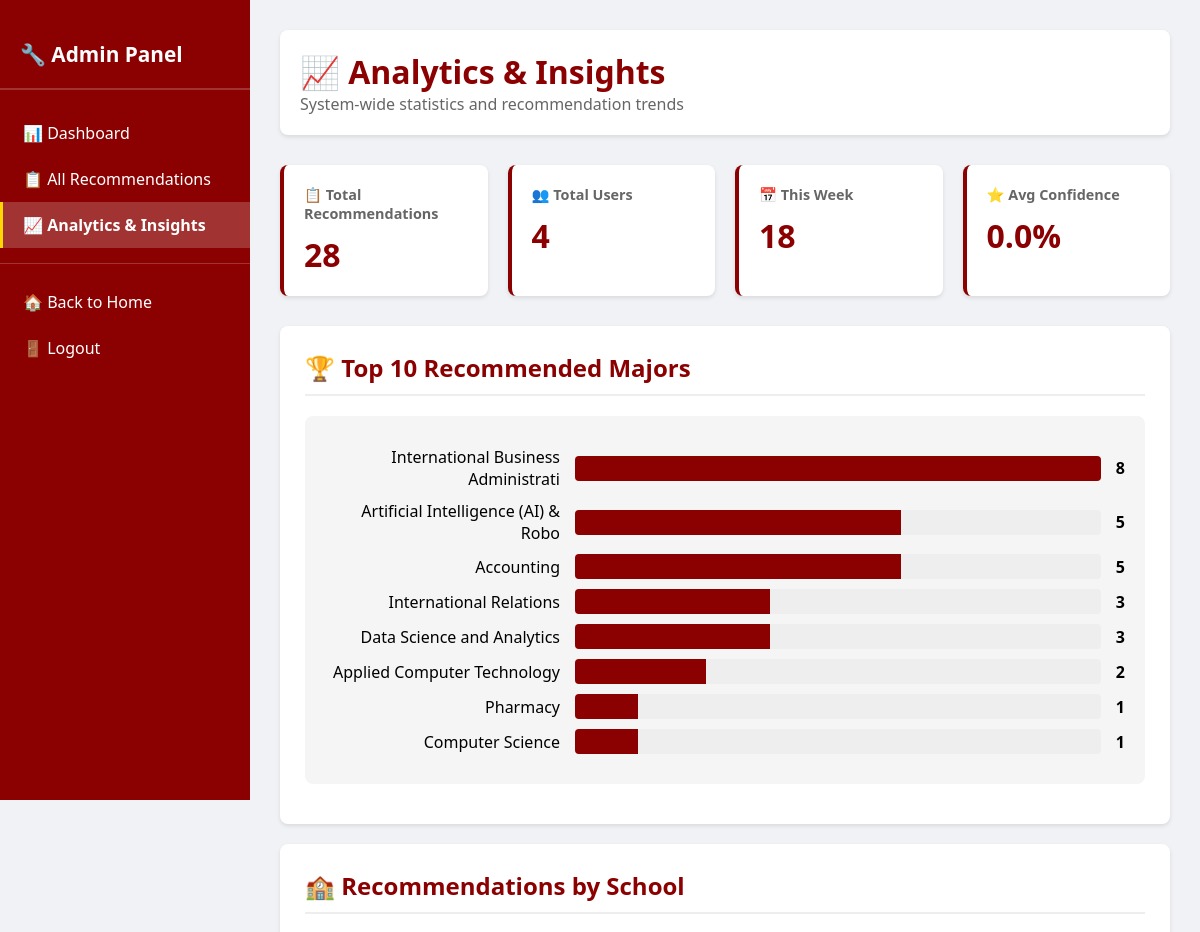
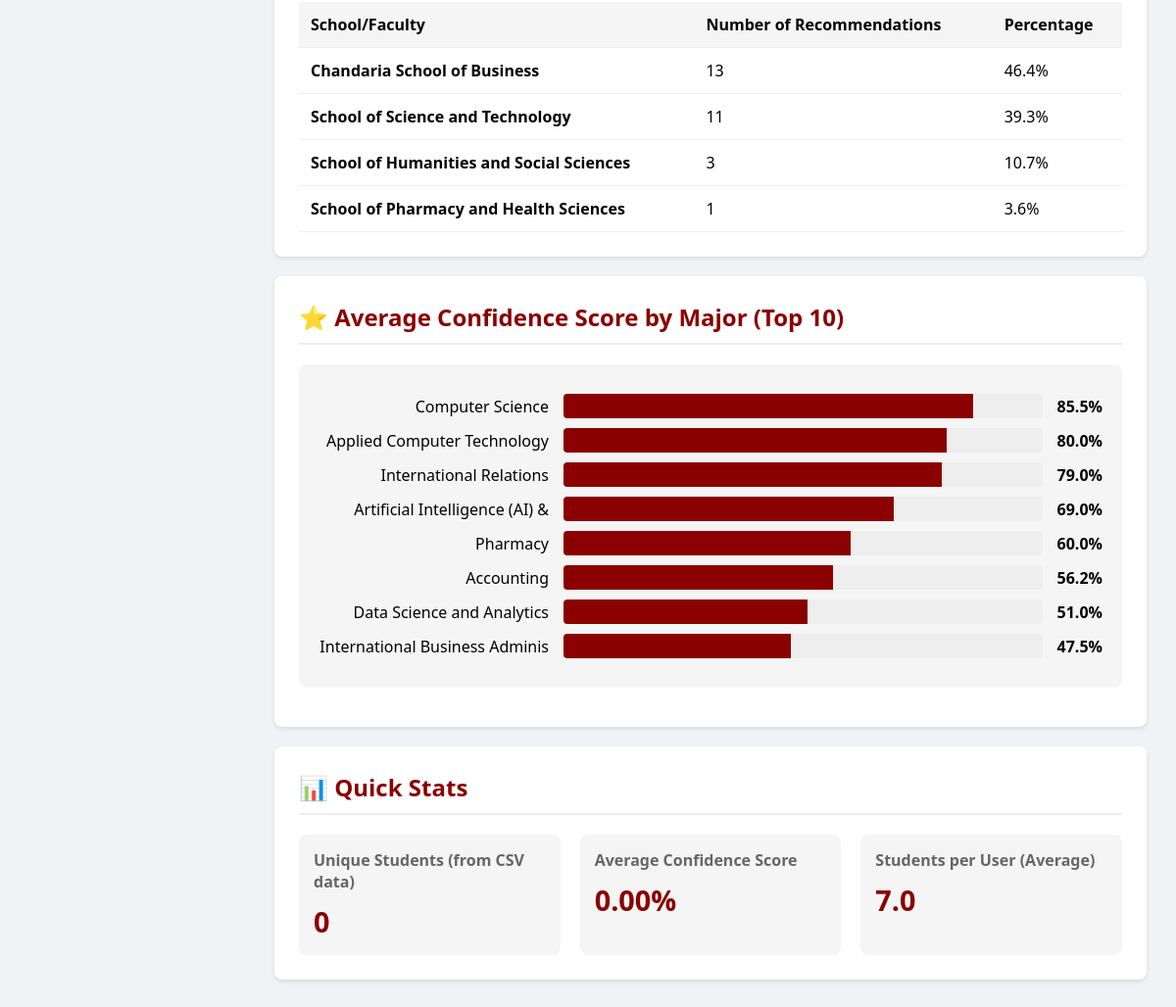
/admin/analytics (signed in), run on the app's committed database (2 pictures, top to bottom).
### app.py (models this page shows)
class Result(db.Model):
    id = db.Column(db.Integer, primary_key=True)
    major = db.Column(db.String(100), nullable=False)
    school = db.Column(db.String(100), nullable=False)
    confidence = db.Column(db.Float, nullable=False)
    timestamp = db.Column(db.DateTime, nullable=False, default=datetime.utcnow)
    user_id = db.Column(db.Integer, db.ForeignKey('user.id'), nullable=False)

### app.py (the view)
@app.route('/admin/analytics')
@login_required
def admin_analytics():
    if not current_user.is_admin:
        flash('Access Denied: Administrators only.', 'danger')
        return redirect(url_for('index'))
    total_recommendations = Result.query.count()
    total_users = User.query.count()
    top_majors = db.session.query(
        Result.major,
        func.count(Result.id).label('count')
    ).group_by(Result.major).order_by(desc(func.count(Result.id))).limit(10).all()
    top_schools = db.session.query(
        Result.school,
        func.count(Result.id).label('count')
    ).group_by(Result.school).order_by(desc(func.count(Result.id))).all()
    avg_confidence = db.session.query(
        Result.major,
        func.avg(Result.confidence).label('avg_conf')
    ).group_by(Result.major).order_by(desc(func.avg(Result.confidence))).limit(10).all()
    from datetime import timedelta
    week_ago = datetime.utcnow() - timedelta(days=7)
    recent_count = Result.query.filter(Result.timestamp >= week_ago).count()
    analytics_data = {
        'total_recommendations': total_recommendations,
        'total_users': total_users,
        'top_majors': top_majors,
        'top_schools': top_schools,
        'avg_confidence': avg_confidence,
        'last_week_count': recent_count,
        'csv_stats': get_recommendation_statistics()
    }
    return render_template('admin_analytics.html', analytics=analytics_data)

### app.py (called while the page is built)
@login_manager.user_loader
def load_user(user_id):
    return db.session.get(User, int(user_id))

### model_training.py (called while the page is built, shortened)
def get_recommendation_statistics():
    if not os.path.exists(DATA_FILE):
        return {
            'total_recommendations': 0,
            'message': 'No data collected yet.'
        }

### templates/admin_analytics.html (shortened to what this page needs)
<!DOCTYPE html>
<html lang="en">
<head>
</head>
<body>
<div class="admin-container">
    <div class="sidebar">
        <h2>🔧 Admin Panel</h2>
        <a href="{{ url_for('admin') }}" class="nav-item">📊 Dashboard</a>
        <a href="{{ url_for('admin_recommendations') }}" class="nav-item">📋 All Recommendations</a>
        <a href="{{ url_for('admin_analytics') }}" class="nav-item active">📈 Analytics & Insights</a>
        <hr style="border: none; border-top: 1px solid rgba(255,255,255,0.2); margin: 15px 0;">
        <a href="{{ url_for('index') }}" class="nav-item">🏠 Back to Home</a>
        <a href="{{ url_for('logout') }}" class="nav-item">🚪 Logout</a>
    </div>
    <div class="main-content">
        <div class="admin-header">
            <h1>📈 Analytics & Insights</h1>
            <p style="color: #666;">System-wide statistics and recommendation trends</p>
        </div>
        <div class="stats-grid">
            <div class="stat-card">
                <h3>📋 Total Recommendations</h3>
                <div class="value">{{ analytics.total_recommendations }}</div>
            </div>
            <div class="stat-card">
                <h3>👥 Total Users</h3>
                <div class="value">{{ analytics.total_users }}</div>
            </div>
            <div class="stat-card">
                <h3>📅 This Week</h3>
                <div class="value">{{ analytics.last_week_count }}</div>
            </div>
            <div class="stat-card">
                <h3>⭐ Avg Confidence</h3>
                <div class="value">{{ "%.1f"|format(analytics.csv_stats.avg_confidence or 0) }}%</div>
            </div>
        </div>
        <div class="content-section">
            <h2>🏆 Top 10 Recommended Majors</h2>
            {% if analytics.top_majors %}
                <div class="chart">
                    {% for major, count in analytics.top_majors %}
                        <div class="bar">
                            <div class="bar-label">{{ major[:35] }}</div>
                            <div class="bar-container">
                                <div class="bar-fill" style="width: {{ (count / analytics.top_majors[0][1] * 100)|int }}%"></div>
                            </div>
                            <div class="bar-value">{{ count }}</div>
                        </div>
                    {% endfor %}
                </div>
            {% else %}
                <p style="color: #999;">No data available</p>
            {% endif %}
        </div>
        <div class="content-section">
            <h2>🏫 Recommendations by School</h2>
            {% if analytics.top_schools %}
                <div class="table-responsive">
                    <table>
                        <thead>
                            <tr>
                                <th>School/Faculty</th>
                                <th>Number of Recommendations</th>
                                <th>Percentage</th>
                            </tr>
                        </thead>
                        <tbody>
                            {% for school, count in analytics.top_schools %}
                                <tr>
                                    <td><strong>{{ school }}</strong></td>
                                    <td>{{ count }}</td>
                                    <td>{{ "%.1f"|format((count / analytics.total_recommendations * 100) if analytics.total_recommendations > 0 else 0) }}%</td>
                                </tr>
                            {% endfor %}
                        </tbody>
                    </table>
                </div>
            {% else %}
                <p style="color: #999;">No data available</p>
            {% endif %}
        </div>
        <div class="content-section">
            <h2>⭐ Average Confidence Score by Major (Top 10)</h2>
            {% if analytics.avg_confidence %}
                <div class="chart">
                    {% for major, avg_conf in analytics.avg_confidence %}
                        <div class="bar">
                            <div class="bar-label">{{ major[:30] }}</div>
                            <div class="bar-container">
                                <div class="bar-fill" style="width: {{ avg_conf }}%"></div>
                            </div>
                            <div class="bar-value">{{ "%.1f"|format(avg_conf) }}%</div>
                        </div>
                    {% endfor %}
                </div>
            {% else %}
                <p style="color: #999;">No data available</p>
            {% endif %}
        </div>
        <div class="content-section">
            <h2>📊 Quick Stats</h2>
            <div style="display: grid; grid-template-columns: repeat(auto-fit, minmax(250px, 1fr)); gap: 20px;">
                <div style="padding: 15px; background: #f5f5f5; border-radius: 8px;">
                    <p style="color: #666; margin-bottom: 10px;"><strong>Unique Students (from CSV data)</strong></p>
                    <p style="font-size: 1.8em; color: #8B0000; font-weight: bold;">{{ analytics.csv_stats.unique_students or 0 }}</p>
                </div>
                <div style="padding: 15px; background: #f5f5f5; border-radius: 8px;">
                    <p style="color: #666; margin-bottom: 10px;"><strong>Average Confidence Score</strong></p>
                    <p style="font-size: 1.8em; color: #8B0000; font-weight: bold;">{{ "%.2f"|format(analytics.csv_stats.avg_confidence or 0) }}%</p>
                </div>
                <div style="padding: 15px; background: #f5f5f5; border-radius: 8px;">
                    <p style="color: #666; margin-bottom: 10px;"><strong>Students per User (Average)</strong></p>
                    {% if analytics.total_users > 0 %}
                        <p style="font-size: 1.8em; color: #8B0000; font-weight: bold;">{{ "%.1f"|format(analytics.total_recommendations / analytics.total_users) }}</p>
                    {% else %}
                        <p style="font-size: 1.8em; color: #8B0000; font-weight: bold;">--</p>
                    {% endif %}
                </div>
            </div>
        </div>
    </div>
</div>
</body>
</html>

### templates/admin_analytics.html (style rules this page uses)
* { margin: 0; padding: 0; box-sizing: border-box; }
body { font-family: 'Segoe UI', sans-serif; background-color: #f0f2f5; }
.admin-container { display: flex; min-height: 100vh; }
.sidebar { width: 250px; background-color: #8B0000; color: white; padding: 20px 0; position: fixed; height: 100vh; overflow-y: auto; }
.sidebar h2 { padding: 20px; font-size: 1.3em; border-bottom: 2px solid rgba(255,255,255,0.2); margin-bottom: 20px; }
.nav-item { padding: 12px 20px; text-decoration: none; display: block; color: white; border-left: 3px solid transparent; transition: all 0.3s; }
.nav-item.active { background-color: rgba(255,255,255,0.2); border-left-color: #FFD700; font-weight: bold; }
.main-content { margin-left: 250px; padding: 30px; width: calc(100% - 250px); }
.admin-header { background: white; padding: 20px; border-radius: 8px; margin-bottom: 30px; box-shadow: 0 2px 4px rgba(0,0,0,0.1); }
.admin-header h1 { color: #8B0000; }
.stats-grid { display: grid; grid-template-columns: repeat(auto-fit, minmax(200px, 1fr)); gap: 20px; margin-bottom: 30px; }
.stat-card { background: white; padding: 20px; border-radius: 8px; box-shadow: 0 2px 4px rgba(0,0,0,0.1); border-left: 4px solid #8B0000; }
.stat-card h3 { color: #666; font-size: 0.9em; margin-bottom: 10px; }
.stat-card .value { font-size: 2em; font-weight: bold; color: #8B0000; }
.content-section { background: white; padding: 25px; border-radius: 8px; box-shadow: 0 2px 4px rgba(0,0,0,0.1); margin-bottom: 20px; }
.content-section h2 { color: #8B0000; margin-bottom: 20px; padding-bottom: 10px; border-bottom: 2px solid #eee; }
table { width: 100%; border-collapse: collapse; margin-top: 15px; }
th, td { padding: 12px; text-align: left; border-bottom: 1px solid #eee; }
th { background-color: #f5f5f5; font-weight: 600; }
.chart { background: #f5f5f5; padding: 20px; border-radius: 8px; margin: 15px 0; }
.bar { display: flex; align-items: center; margin: 10px 0; }
.bar-label { width: 250px; text-align: right; padding-right: 15px; font-weight: 500; }
.bar-container { flex: 1; background: #eee; height: 25px; border-radius: 4px; overflow: hidden; }
.bar-fill { background: #8B0000; height: 100%; transition: width 0.3s; }
.bar-value { padding-left: 15px; font-weight: bold; }

### data on the page
Result: major "Pharmacy", {{ (count / analytics.top_majors[0][1] * 100)|int }} 12 (drawn), user "1", school "School of Pharmacy and Health Sciences", total_recommendations "3.6", confidence "60.0"
Result: major "Computer Science", {{ (count / analytics.top_majors[0][1] * 100)|int }} 12 (drawn), user "1", confidence "85.5"

### other printed values
{{ analytics.total_recommendations }} "28"
{{ analytics.total_users }} "4"
{{ analytics.last_week_count }} "18"
{{ "%.1f"|format(analytics.csv_stats.avg_confidence or 0) }} "0.0"
{{ major[:35] }} "International Business Administrati" "Artificial Intelligence (AI) & Robo" "Accounting" "International Relations" "Data Science and Analytics" "Applied Computer Technology"
{{ count }} "8" "5" "5" "3" "3" "2"
{{ school }} "Chandaria School of Business" "School of Science and Technology" "School of Humanities and Social Sciences"
{{ count }} "13" "11" "3"
{{ major[:30] }} "Applied Computer Technology" "International Relations" "Artificial Intelligence (AI) &" "Accounting" "Data Science and Analytics" "International Business Adminis"
{{ "%.1f"|format(avg_conf) }} "80.0" "79.0" "69.0" "56.2" "51.0" "47.5"
{{ analytics.csv_stats.unique_students or 0 }} "0"
{{ "%.2f"|format(analytics.csv_stats.avg_confidence or 0) }} "0.00"
{{ "%.1f"|format(analytics.total_recommendations / analytics.total_users) }} "7.0"
